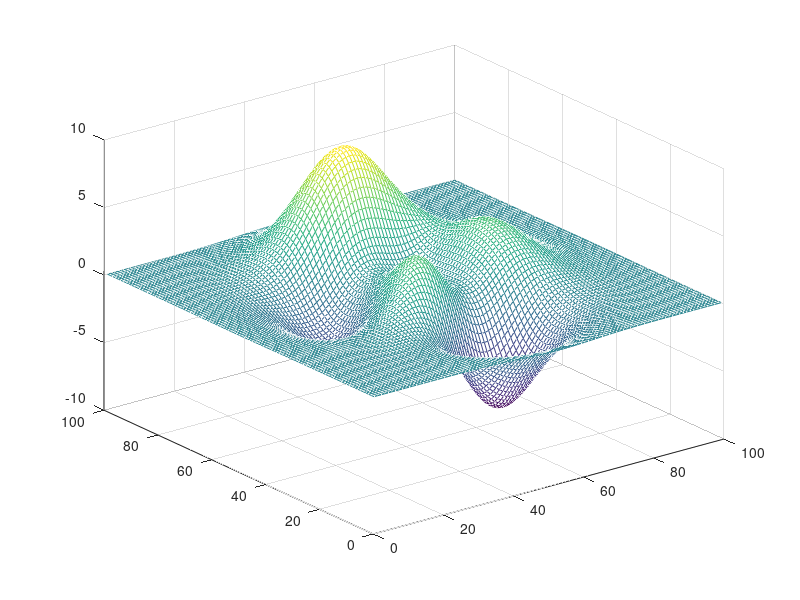
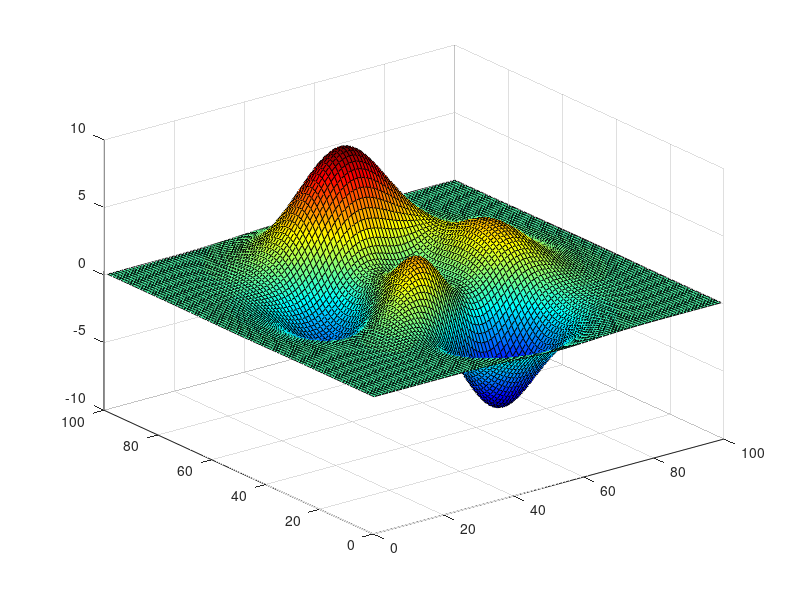
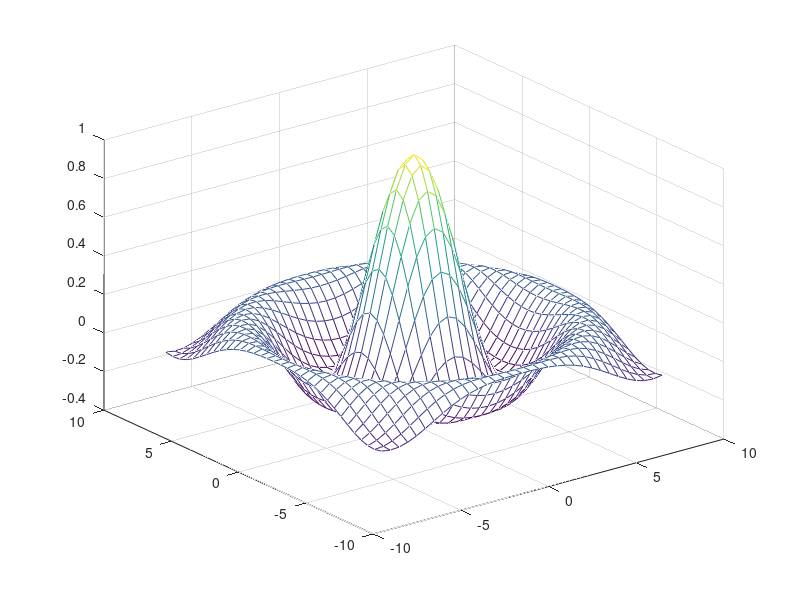

Write the MATLAB code that produced these figures, in order.
z = peaks(100);

figure
mesh(z)

figure
surf(z)
colormap(jet)

[X,Y] = meshgrid(-8:.5:8);
R = sqrt(X.^2 + Y.^2) + eps;
Z = sin(R)./R;
figure
mesh(X,Y,Z)
